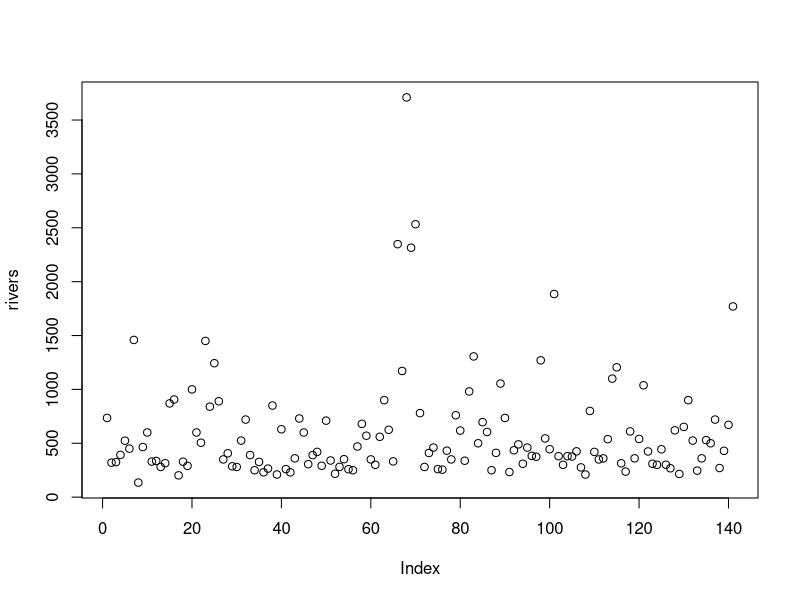
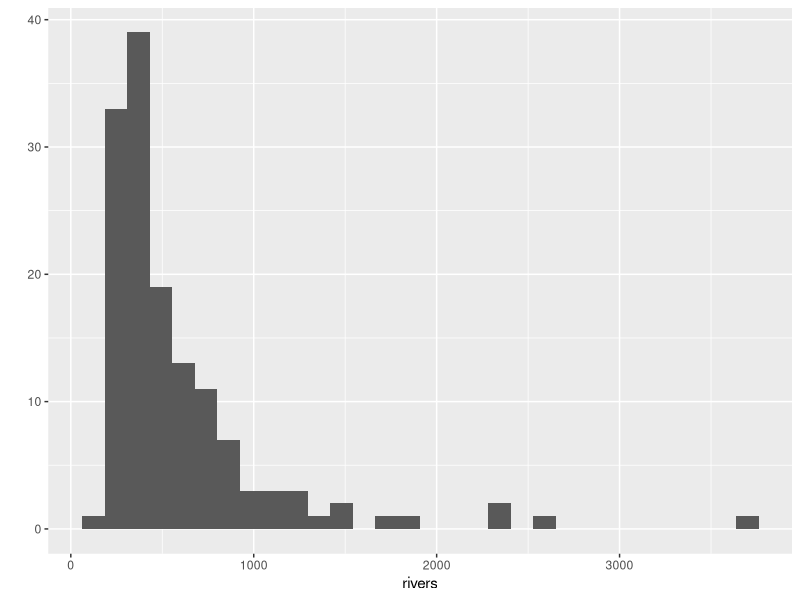
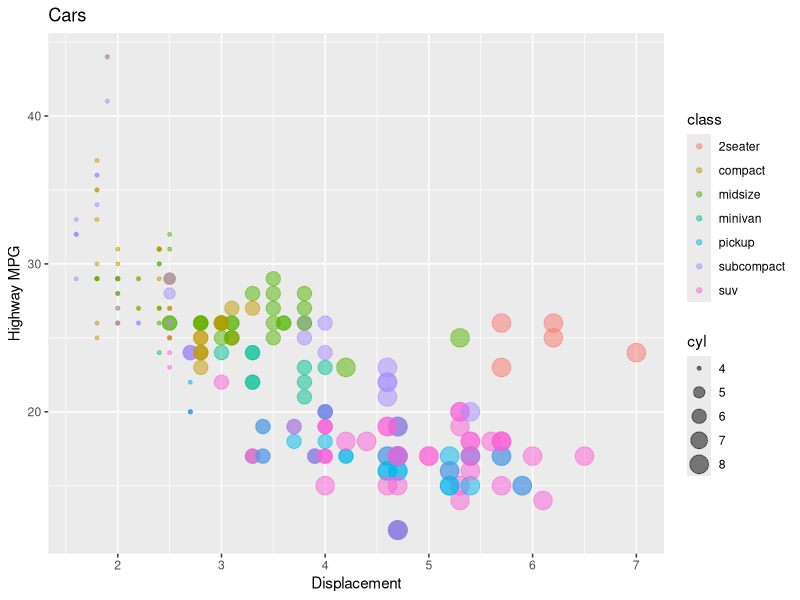

R code for these plots, in order:
plot(rivers)

library(ggplot2)
library(ggthemes)

qplot(rivers)

mpg
mympg <- mpg

ggplot(data = mympg) +
  geom_point(aes(x=displ,y=hwy,color=class,size=cyl), alpha = 0.5) +
  ggtitle("Cars") + xlab("Displacement") + ylab("Highway MPG")


